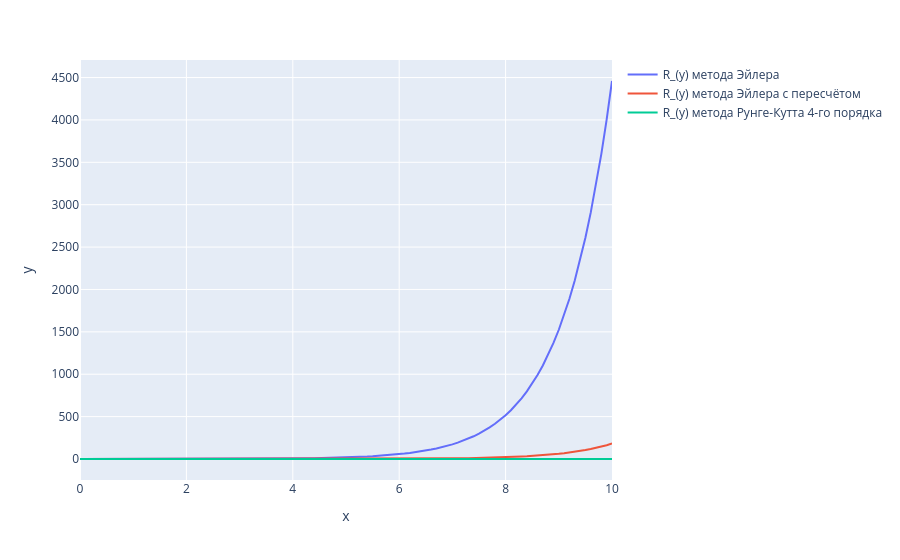

The code cell stored with this chart in its notebook:
### Markdown cell above
# Погрешности

### Code cell
figure = px.line(
    x=x_i, 
    y=[abs(y(x_i[i]) - y_i_oiler[i]) for i in range(n + 1)], 
    markers=False
)
figure.update_traces(name="R_(y) метода Эйлера", showlegend=True)

figure.add_scatter(
    x=x_i, 
    y=[abs(y(x_i[i]) - y_i_oiler_with_recount[i]) for i in range(n + 1)], 
    name="R_(y) метода Эйлера с пересчётом"
)
figure.add_scatter(
    x=x_i, 
    y=[abs(y(x_i[i]) - y_i_runge_kutta[i]) for i in range(n + 1)], 
    name="R_(y) метода Рунге-Кутта 4-го порядка"
)

figure.show()
